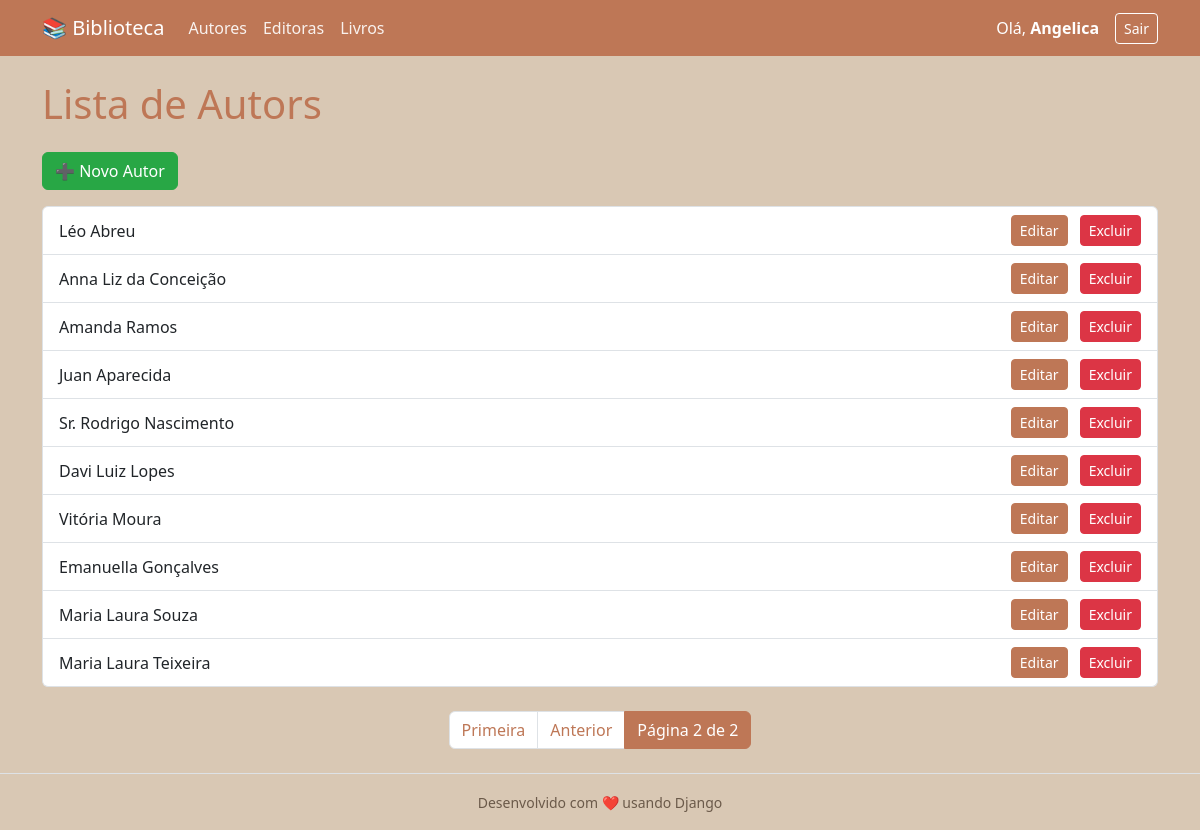
/biblioteca/autor/?page=2 (signed in), run on the app's committed database.
### biblioteca/models.py (models this page shows)
class Autor(models.Model):
    nome = models.CharField(max_length=100)
    class Meta:
        db_table = 'Autor'
        verbose_name = 'Autor'
        verbose_name_plural = 'Autores'
    def __str__(self):
        return self.nome

### biblioteca/views.py (the view)
# urls.py: path('<str:entidade>/', views.listar_objetos, name='listar'),
@login_required
def listar_objetos(request, entidade):
    modelo, _ = MAPEAMENTO.get(entidade, (None, None))
    if not modelo:
        return render(request, 'biblioteca/erro.html', {'mensagem': f'Entidade "{entidade}" inválida.'})
    objetos = modelo.objects.all()
    paginator = Paginator(objetos, 10)
    page_number = request.GET.get('page')
    page_obj = paginator.get_page(page_number)
    return render(request, 'biblioteca/lista.html', {'objetos': page_obj, 'entidade': entidade, 'page_obj': page_obj})

### biblioteca/templates/biblioteca/lista.html (shortened to what this page needs)
{% extends 'biblioteca/base.html' %}
{% block content %}
<h1 class="mb-4">Lista de {{ entidade|capfirst }}s</h1>
{% if entidade == 'livro' %}
    {% if perms.biblioteca.add_livro %}
        <a href="{% url 'criar' entidade %}" class="btn btn-success mb-3">➕ Novo {{ entidade|capfirst }}</a>
    {% endif %}
{% else %}
    <a href="{% url 'criar' entidade %}" class="btn btn-success mb-3">➕ Novo {{ entidade|capfirst }}</a>
{% endif %}
{% if objetos %}
    <ul class="list-group">
        {% for obj in objetos %}
            <li class="list-group-item d-flex justify-content-between align-items-center">
                <span>{{ obj }}</span>
                <div>
                    {% if entidade == 'livro' %}
                        {% if perms.biblioteca.change_livro %}
                            <a href="{% url 'editar' entidade obj.id %}" class="btn btn-primary btn-sm me-2">Editar</a>
                        {% endif %}
                        {% if perms.biblioteca.delete_livro %}
                            <a href="{% url 'deletar' entidade obj.id %}" class="btn btn-danger btn-sm">Excluir</a>
                        {% endif %}
                    {% else %}
                        <a href="{% url 'editar' entidade obj.id %}" class="btn btn-primary btn-sm me-2">Editar</a>
                        <a href="{% url 'deletar' entidade obj.id %}" class="btn btn-danger btn-sm">Excluir</a>
                    {% endif %}
                </div>
            </li>
        {% endfor %}
    </ul>
    {% if page_obj.has_other_pages %}
        <nav aria-label="Navegação de página" class="mt-4">
            <ul class="pagination justify-content-center">
                {% if page_obj.has_previous %}
                    <li class="page-item">
                        <a class="page-link" href="?page=1">Primeira</a>
                    </li>
                    <li class="page-item">
                        <a class="page-link" href="?page={{ page_obj.previous_page_number }}">Anterior</a>
                    </li>
                {% endif %}
                <li class="page-item active">
                    <span class="page-link">
                        Página {{ page_obj.number }} de {{ page_obj.paginator.num_pages }}
                    </span>
                </li>
            </ul>
        </nav>
    {% endif %}
{% else %}
    <p class="text-muted">Nenhum {{ entidade }} cadastrado.</p>
{% endif %}
{% endblock %}

### biblioteca/templates/biblioteca/base.html (shortened to what this page needs)
<!DOCTYPE html>
<html lang="pt-br">
<head>
    <link href="https://cdn.jsdelivr.net/npm/bootstrap@5.3.2/dist/css/bootstrap.min.css" rel="stylesheet">
</head>
<body>
    <nav class="navbar navbar-expand-lg navbar-dark bg-primary mb-4">
        <div class="container">
            <a class="navbar-brand" href="{% url 'dashboard' %}">📚 Biblioteca</a>
            {% if user.is_authenticated %}
                <div class="collapse navbar-collapse" id="navbarNav">
                    <ul class="navbar-nav me-auto">
                        <li class="nav-item">
                            <a class="nav-link text-white" href="{% url 'listar' 'autor' %}">Autores</a>
                        </li>
                        <li class="nav-item">
                            <a class="nav-link text-white" href="{% url 'listar' 'editora' %}">Editoras</a>
                        </li>
                        <li class="nav-item">
                            <a class="nav-link text-white" href="{% url 'listar' 'livro' %}">Livros</a>
                        </li>
                    </ul>
                    <div class="d-flex align-items-center">
                        <span class="text-white me-3">
                            Olá, <strong>{{ user.first_name|default:user.username }}</strong>
                        </span>
                        <a href="{% url 'logout' %}" class="btn btn-outline-light btn-sm">Sair</a>
                    </div>
                </div>
            {% else %}
                <div class="d-flex">
                    <a href="{% url 'login' %}" class="btn btn-outline-light btn-sm me-2">Entrar</a>
                    <a href="{% url 'signup' %}" class="btn btn-light btn-sm">Cadastrar</a>
                </div>
            {% endif %}
        </div>
    </nav>
    <div class="container">
        {% block content %}
        {% endblock %}
    </div>
    <footer class="text-center text-muted py-3 mt-4 border-top">
        <small>Desenvolvido com ❤️ usando Django</small>
    </footer>
</body>
</html>

### biblioteca/templates/biblioteca/base.html (style rules this page uses)
:root { --cor-primaria: #be7756; --cor-secundaria: #D9C8B4; --cor-hover: #a66647; --cor-texto-escuro: #5a4a3a; --cor-texto-medio: #6b5a4a; }
body { background-color: var(--cor-secundaria) !important; color: var(--cor-texto-escuro) !important; }
h1, h2, h3, h4, h5, h6 { color: var(--cor-primaria) !important; }
.navbar { background-color: var(--cor-primaria) !important; }
.navbar-brand { color: #fff !important; }
.nav-link { color: rgba(255, 255, 255, 0.9) !important; }
.btn-primary { background-color: var(--cor-primaria) !important; border-color: var(--cor-primaria) !important; color: #fff !important; }
.btn-outline-light { color: #fff !important; border-color: #fff !important; }
.page-link { color: var(--cor-primaria); }
.page-item.active .page-link { background-color: var(--cor-primaria); border-color: var(--cor-primaria); color: #fff; }
a { color: var(--cor-primaria); text-decoration: none; }
footer { color: var(--cor-texto-medio) !important; border-color: var(--cor-primaria) !important; }
.btn-danger { background-color: #dc3545; border-color: #dc3545; }
.btn-success { background-color: #28a745; border-color: #28a745; }
.text-muted { color: var(--cor-texto-medio) !important; }

### data on the page
Autor: nome "Léo Abreu"
Autor: nome "Anna Liz da Conceição"
Autor: nome "Amanda Ramos"
Autor: nome "Juan Aparecida"
Autor: nome "Sr. Rodrigo Nascimento"
Autor: nome "Davi Luiz Lopes"
Autor: nome "Vitória Moura"
Autor: nome "Emanuella Gonçalves"
Autor: nome "Maria Laura Souza"
Autor: nome "Maria Laura Teixeira"

### other printed values
{{ user.first_name|default:user.username }} "Angelica"
{{ entidade|capfirst }} "Autor"
{{ page_obj.number }} "2"
{{ page_obj.paginator.num_pages }} "2"
